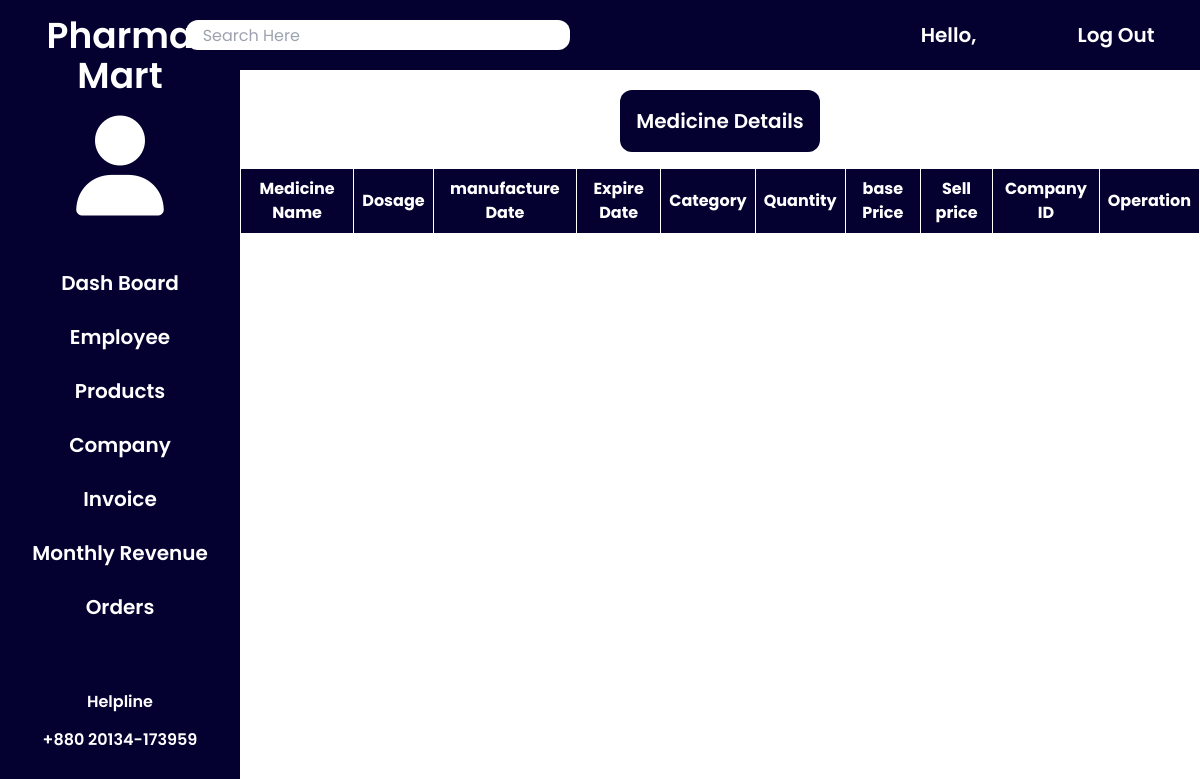
The app's page /medicine.php (signed in), older data.
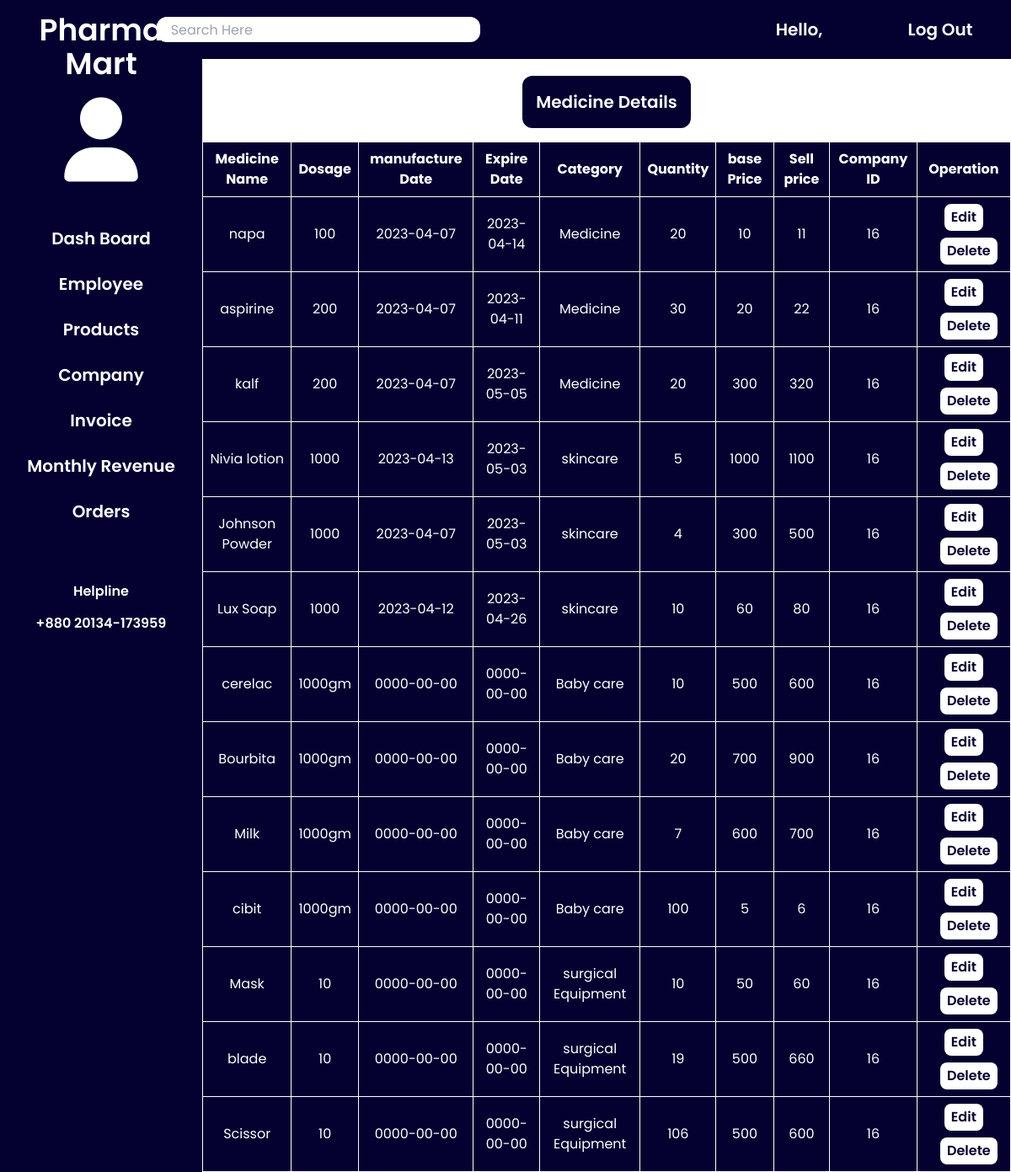
The same page, newer data.
### tables this page shows
CREATE TABLE `medicine` (
  `medicine_name` varchar(20) NOT NULL,
  `dosage` varchar(50) DEFAULT NULL,
  `mgf` date NOT NULL,
  `exp` date NOT NULL,
  `category` varchar(80) NOT NULL,
  `quantity` int(80) NOT NULL,
  `base_price` varchar(80) NOT NULL,
  `sell_price` varchar(80) NOT NULL,
  `company_id` int(80) NOT NULL,
  `provider_id` int(11) DEFAULT NULL,
  `type` varchar(100) DEFAULT NULL
);

### medicine.php (the view, shortened to what this page needs)
<?php
    include('db_connect.php');
    $provider_id = $_SESSION['provider_id'];
    $sql = "SELECT* FROM medicine WHERE provider_id LIKE '$provider_id'";
    $result = mysqli_query($conn,$sql);
?>
<!doctype html>
<html>
<head>
  <script src="https://cdn.tailwindcss.com"></script>
  <link rel="stylesheet" href="../css/all.min.css">
  <script src="js/tailwind.config.js"></script>
</head>
<body class="m-0 p-0 font-pop">
  <div class="flex">
    <div class="w-1/5 bg-navy text-white font-semibold text-center pt-4">
        <h3 class="text-4xl pb-5">Pharma Mart</h3>
        <i class="fa-solid fa-user text-white text-[100px]"></i>
            <nav class="">
                <ul class="flex pt-10 flex-col text-20">
                    <a href="index.php"><li class="block  hover:bg-li-navy hover:ease-in py-3 ease-out duration-400"> Dash Board</li></a>
                    <a href="employee.php"><li class="block  hover:bg-li-navy hover:ease-in py-3 ease-out duration-400">Employee</li></a>
                    <a href="medicine.php"><li class="block  hover:bg-li-navy hover:ease-in py-3 ease-out duration-400">Products</li></a>
                    <a href="company.php"><li class="block  hover:bg-li-navy hover:ease-in py-3 ease-out duration-400">Company</li></a>
                    <a href="invoice.php"><li class="block  hover:bg-li-navy hover:ease-in py-3 ease-out duration-400">Invoice</li></a>
                    <a href="#"><li class="block  hover:bg-li-navy hover:ease-in py-3 ease-out duration-400">Monthly Revenue</li></a>
                    <a href="#"><li class="block  hover:bg-li-navy hover:ease-in py-3 ease-out duration-400">Orders</li></a>
                </ul>
            </nav>
            <h2 class="pt-14 pb-1.5">Helpline</h2>
            <h3 class="pt-2 pb-20">+880 20134-173959</h3>
    </div>
    <div class="w-4/5">
        <div class="w-auto bg-navy flex justify-around p-5 text-white">
            <input type="text" class="w-96 rounded-xl h-[30px] font-normal ml-[-100px]" placeholder="    Search Here">
            <h1 class="font-semibold text-20 ml-[300px]">Hello, </h1>
            <a href="#" class="font-semibold text-20 ml-[50px]">Log Out</a>
        </div>
        <div class=" mt-5 text text-center">
    <h1 class="inline-block rounded-xl font-semibold text-20 text-white p-4 bg-navy">Medicine Details</h1>
    <table class=" mt-4 table-auto text-center mx-auto bg-navy text-white border  border-white border-collapse">
        <thead>
            <tr class="">
                <th class="p-2 border  border-white">Medicine Name</th>
                <th class="p-2 border  border-white">Dosage</th>
                <th class="p-2 border  border-white">manufacture Date</th>
                <th class="p-2 border  border-white">Expire Date</th>
                <th class="p-2 border  border-white">Category</th>
                <th class="p-2 border  border-white">Quantity</th>
                <th class="p-2 border  border-white">base Price</th>
                <th class="p-2 border  border-white">Sell price</th>
                <th class="p-2 border  border-white">Company ID</th>
                <th class="p-2 border  border-white">Operation</th>
            </tr>
        </thead>
        <?php
            while($row = mysqli_fetch_assoc($result)){
        ?>
            <tbody class="">
                <tr class="">
                    <td class="p-2 border  border-white"><?php echo $row['medicine_name']?></td>
                    <td class="p-2 border  border-white"><?php echo $row['dosage']?></td>
                    <td class="p-2 border  border-white"><?php echo $row['mgf']?></td>
                <td class="p-2 border  border-white"><?php echo $row['exp']?></td>
                <td class="p-2 border  border-white"><?php echo $row['category']?></td>
                <td class="p-2 border  border-white"><?php echo $row['quantity']?></td>
                <td class="p-2 border  border-white"><?php echo $row['base_price']?></td>
                <td class="p-2 border  border-white"><?php echo $row['sell_price']?></td>
                <td class="p-2 border  border-white"><?php echo $row['company_id']?></td>
                <td class="p-2 border  border-white space-x-3">
                    <a class="inline-block mb-2 rounded-lg py-1 px-2 font-semibold hover:outline hover:ouline-navy hover:text-white   hover:bg-navy text-navy bg-white duration-700 ease-in-out" href="#">Edit</a>
                    <a class="inline-block rounded-lg py-1 px-2 font-semibold hover:outline hover:ouline-navy hover:text-white   hover:bg-navy text-navy bg-white duration-700 ease-in-out" href="#">Delete</a>
                </td>
                </tr>
            </tbody>
        <?php
        }
        ?>
    </table>
</div>
    </div>
</div>
</body>
</html>

Row changes from the older to the newer data that the page shows:
added medicine: medicine_name "napa", dosage "100", mgf "2023-04-07", exp "2023-04-14", category "Medicine", quantity "20", base_price "10", sell_price "11", company "16"
added medicine: medicine_name "aspirine", dosage "200", mgf "2023-04-07", exp "2023-04-11", category "Medicine", quantity "30", base_price "20", sell_price "22", company "16"
added medicine: medicine_name "kalf", dosage "200", mgf "2023-04-07", exp "2023-05-05", category "Medicine", quantity "20", base_price "300", sell_price "320", company "16"
added medicine: medicine_name "Nivia lotion", dosage "1000", mgf "2023-04-13", exp "2023-05-03", category "skincare", quantity "5", base_price "1000", sell_price "1100", company "16"
added medicine: medicine_name "Johnson Powder", dosage "1000", mgf "2023-04-07", exp "2023-05-03", category "skincare", quantity "4", base_price "300", sell_price "500", company "16"
added medicine: medicine_name "Lux Soap", dosage "1000", mgf "2023-04-12", exp "2023-04-26", category "skincare", quantity "10", base_price "60", sell_price "80", company "16"
added medicine: medicine_name "cerelac", dosage "1000gm", mgf "0000-00-00", exp "0000-00-00", category "Baby care", quantity "10", base_price "500", sell_price "600", company "16"
added medicine: medicine_name "Bourbita", dosage "1000gm", mgf "0000-00-00", exp "0000-00-00", category "Baby care", quantity "20", base_price "700", sell_price "900", company "16"
added medicine: medicine_name "Milk", dosage "1000gm", mgf "0000-00-00", exp "0000-00-00", category "Baby care", quantity "7", base_price "600", sell_price "700", company "16"
added medicine: medicine_name "cibit", dosage "1000gm", mgf "0000-00-00", exp "0000-00-00", category "Baby care", quantity "100", base_price "5", sell_price "6", company "16"
added medicine: medicine_name "Mask", dosage "10", mgf "0000-00-00", exp "0000-00-00", category "surgical Equipment", quantity "10", base_price "50", sell_price "60", company "16"
added medicine: medicine_name "blade", dosage "10", mgf "0000-00-00", exp "0000-00-00", category "surgical Equipment", quantity "19", base_price "500", sell_price "660", company "16"
added medicine: medicine_name "Scissor", dosage "10", mgf "0000-00-00", exp "0000-00-00", category "surgical Equipment", quantity "106", base_price "500", sell_price "600", company "16"
